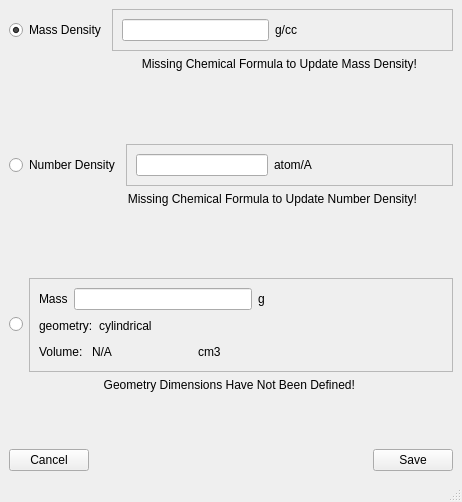
<?xml version="1.0" encoding="UTF-8"?>
<ui version="4.0">
 <class>MainWindow</class>
 <widget class="QMainWindow" name="MainWindow">
  <property name="windowModality">
   <enum>Qt::WindowModal</enum>
  </property>
  <property name="geometry">
   <rect>
    <x>0</x>
    <y>0</y>
    <width>462</width>
    <height>502</height>
   </rect>
  </property>
  <property name="windowTitle">
   <string>Mass Density | Neutron Density | Mass</string>
  </property>
  <property name="documentMode">
   <bool>true</bool>
  </property>
  <widget class="QWidget" name="centralwidget">
   <layout class="QVBoxLayout" name="verticalLayout_2">
    <item>
     <layout class="QHBoxLayout" name="horizontalLayout_6">
      <item>
       <widget class="QRadioButton" name="mass_density_radio_button">
        <property name="text">
         <string>Mass Density</string>
        </property>
        <property name="checked">
         <bool>true</bool>
        </property>
       </widget>
      </item>
      <item>
       <widget class="QFrame" name="frame">
        <property name="frameShape">
         <enum>QFrame::StyledPanel</enum>
        </property>
        <property name="frameShadow">
         <enum>QFrame::Raised</enum>
        </property>
        <layout class="QHBoxLayout" name="horizontalLayout_3">
         <item>
          <widget class="QLineEdit" name="mass_density_line_edit"/>
         </item>
         <item>
          <widget class="QLabel" name="mass_density_label">
           <property name="text">
            <string>g/cc</string>
           </property>
          </widget>
         </item>
         <item>
          <spacer name="horizontalSpacer">
           <property name="orientation">
            <enum>Qt::Horizontal</enum>
           </property>
           <property name="sizeHint" stdset="0">
            <size>
             <width>112</width>
             <height>20</height>
            </size>
           </property>
          </spacer>
         </item>
        </layout>
       </widget>
      </item>
     </layout>
    </item>
    <item>
     <layout class="QHBoxLayout" name="horizontalLayout_9">
      <item>
       <widget class="QLabel" name="mass_density_error_message">
        <property name="sizePolicy">
         <sizepolicy hsizetype="Expanding" vsizetype="Preferred">
          <horstretch>0</horstretch>
          <verstretch>0</verstretch>
         </sizepolicy>
        </property>
        <property name="text">
         <string>Missing Chemical Formula to Update Mass Density!</string>
        </property>
        <property name="alignment">
         <set>Qt::AlignRight|Qt::AlignTop|Qt::AlignTrailing</set>
        </property>
       </widget>
      </item>
      <item>
       <widget class="QLabel" name="label_7">
        <property name="minimumSize">
         <size>
          <width>30</width>
          <height>30</height>
         </size>
        </property>
        <property name="maximumSize">
         <size>
          <width>30</width>
          <height>30</height>
         </size>
        </property>
        <property name="text">
         <string/>
        </property>
       </widget>
      </item>
     </layout>
    </item>
    <item>
     <spacer name="verticalSpacer_2">
      <property name="orientation">
       <enum>Qt::Vertical</enum>
      </property>
      <property name="sizeHint" stdset="0">
       <size>
        <width>441</width>
        <height>25</height>
       </size>
      </property>
     </spacer>
    </item>
    <item>
     <layout class="QHBoxLayout" name="horizontalLayout_7">
      <item>
       <widget class="QRadioButton" name="number_density_radio_button">
        <property name="text">
         <string>Number Density</string>
        </property>
       </widget>
      </item>
      <item>
       <widget class="QFrame" name="frame_2">
        <property name="frameShape">
         <enum>QFrame::StyledPanel</enum>
        </property>
        <property name="frameShadow">
         <enum>QFrame::Raised</enum>
        </property>
        <layout class="QHBoxLayout" name="horizontalLayout_4">
         <item>
          <widget class="QLineEdit" name="number_density_line_edit"/>
         </item>
         <item>
          <widget class="QLabel" name="number_density_units">
           <property name="text">
            <string>atom/A</string>
           </property>
          </widget>
         </item>
         <item>
          <spacer name="horizontalSpacer_2">
           <property name="orientation">
            <enum>Qt::Horizontal</enum>
           </property>
           <property name="sizeHint" stdset="0">
            <size>
             <width>69</width>
             <height>20</height>
            </size>
           </property>
          </spacer>
         </item>
        </layout>
       </widget>
      </item>
     </layout>
    </item>
    <item>
     <layout class="QHBoxLayout" name="horizontalLayout_10">
      <item>
       <widget class="QLabel" name="number_density_error_message">
        <property name="sizePolicy">
         <sizepolicy hsizetype="Expanding" vsizetype="Preferred">
          <horstretch>0</horstretch>
          <verstretch>0</verstretch>
         </sizepolicy>
        </property>
        <property name="text">
         <string>Missing Chemical Formula to Update Number Density!</string>
        </property>
        <property name="alignment">
         <set>Qt::AlignRight|Qt::AlignTop|Qt::AlignTrailing</set>
        </property>
       </widget>
      </item>
      <item>
       <widget class="QLabel" name="label_10">
        <property name="minimumSize">
         <size>
          <width>30</width>
          <height>30</height>
         </size>
        </property>
        <property name="maximumSize">
         <size>
          <width>30</width>
          <height>30</height>
         </size>
        </property>
        <property name="text">
         <string/>
        </property>
       </widget>
      </item>
     </layout>
    </item>
    <item>
     <spacer name="verticalSpacer_3">
      <property name="orientation">
       <enum>Qt::Vertical</enum>
      </property>
      <property name="sizeHint" stdset="0">
       <size>
        <width>441</width>
        <height>26</height>
       </size>
      </property>
     </spacer>
    </item>
    <item>
     <layout class="QHBoxLayout" name="horizontalLayout_8">
      <item>
       <widget class="QRadioButton" name="mass_geometry_radio_button">
        <property name="text">
         <string/>
        </property>
       </widget>
      </item>
      <item>
       <widget class="QFrame" name="frame_3">
        <property name="frameShape">
         <enum>QFrame::StyledPanel</enum>
        </property>
        <property name="frameShadow">
         <enum>QFrame::Raised</enum>
        </property>
        <layout class="QHBoxLayout" name="horizontalLayout_5">
         <item>
          <layout class="QVBoxLayout" name="verticalLayout">
           <item>
            <layout class="QHBoxLayout" name="horizontalLayout">
             <item>
              <widget class="QLabel" name="label_3">
               <property name="text">
                <string>Mass</string>
               </property>
              </widget>
             </item>
             <item>
              <widget class="QLineEdit" name="mass_line_edit"/>
             </item>
             <item>
              <widget class="QLabel" name="label_4">
               <property name="text">
                <string>g</string>
               </property>
              </widget>
             </item>
             <item>
              <spacer name="horizontalSpacer_3">
               <property name="orientation">
                <enum>Qt::Horizontal</enum>
               </property>
               <property name="sizeHint" stdset="0">
                <size>
                 <width>40</width>
                 <height>20</height>
                </size>
               </property>
              </spacer>
             </item>
            </layout>
           </item>
           <item>
            <layout class="QHBoxLayout" name="horizontalLayout_2">
             <item>
              <widget class="QLabel" name="label_5">
               <property name="text">
                <string>geometry:</string>
               </property>
              </widget>
             </item>
             <item>
              <widget class="QLabel" name="geometry_label">
               <property name="text">
                <string>cylindrical</string>
               </property>
              </widget>
             </item>
             <item>
              <spacer name="horizontalSpacer_4">
               <property name="orientation">
                <enum>Qt::Horizontal</enum>
               </property>
               <property name="sizeHint" stdset="0">
                <size>
                 <width>40</width>
                 <height>20</height>
                </size>
               </property>
              </spacer>
             </item>
            </layout>
           </item>
           <item>
            <layout class="QHBoxLayout" name="horizontalLayout_11">
             <item>
              <widget class="QLabel" name="label">
               <property name="text">
                <string>Volume: </string>
               </property>
              </widget>
             </item>
             <item>
              <widget class="QLabel" name="volume_label">
               <property name="sizePolicy">
                <sizepolicy hsizetype="Preferred" vsizetype="Preferred">
                 <horstretch>0</horstretch>
                 <verstretch>0</verstretch>
                </sizepolicy>
               </property>
               <property name="minimumSize">
                <size>
                 <width>100</width>
                 <height>0</height>
                </size>
               </property>
               <property name="text">
                <string>N/A</string>
               </property>
              </widget>
             </item>
             <item>
              <widget class="QLabel" name="volume_units">
               <property name="text">
                <string>cm3</string>
               </property>
              </widget>
             </item>
             <item>
              <spacer name="horizontalSpacer_5">
               <property name="orientation">
                <enum>Qt::Horizontal</enum>
               </property>
               <property name="sizeHint" stdset="0">
                <size>
                 <width>40</width>
                 <height>20</height>
                </size>
               </property>
              </spacer>
             </item>
            </layout>
           </item>
          </layout>
         </item>
        </layout>
       </widget>
      </item>
     </layout>
    </item>
    <item>
     <widget class="QLabel" name="mass_error_message">
      <property name="sizePolicy">
       <sizepolicy hsizetype="Expanding" vsizetype="Preferred">
        <horstretch>0</horstretch>
        <verstretch>0</verstretch>
       </sizepolicy>
      </property>
      <property name="text">
       <string>Geometry Dimensions Have Not Been Defined! </string>
      </property>
      <property name="alignment">
       <set>Qt::AlignHCenter|Qt::AlignTop</set>
      </property>
     </widget>
    </item>
    <item>
     <spacer name="verticalSpacer">
      <property name="orientation">
       <enum>Qt::Vertical</enum>
      </property>
      <property name="sizeHint" stdset="0">
       <size>
        <width>441</width>
        <height>17</height>
       </size>
      </property>
     </spacer>
    </item>
    <item>
     <layout class="QHBoxLayout" name="horizontalLayout_12">
      <item>
       <widget class="QPushButton" name="cancel">
        <property name="text">
         <string>Cancel</string>
        </property>
       </widget>
      </item>
      <item>
       <spacer name="horizontalSpacer_6">
        <property name="orientation">
         <enum>Qt::Horizontal</enum>
        </property>
        <property name="sizeHint" stdset="0">
         <size>
          <width>40</width>
          <height>20</height>
         </size>
        </property>
       </spacer>
      </item>
      <item>
       <widget class="QPushButton" name="ok">
        <property name="text">
         <string>Save</string>
        </property>
       </widget>
      </item>
     </layout>
    </item>
   </layout>
  </widget>
  <widget class="QMenuBar" name="menubar">
   <property name="geometry">
    <rect>
     <x>0</x>
     <y>0</y>
     <width>462</width>
     <height>22</height>
    </rect>
   </property>
  </widget>
  <widget class="QStatusBar" name="statusbar"/>
 </widget>
 <tabstops>
  <tabstop>mass_density_radio_button</tabstop>
  <tabstop>number_density_radio_button</tabstop>
  <tabstop>mass_geometry_radio_button</tabstop>
  <tabstop>mass_density_line_edit</tabstop>
  <tabstop>number_density_line_edit</tabstop>
  <tabstop>mass_line_edit</tabstop>
  <tabstop>ok</tabstop>
  <tabstop>cancel</tabstop>
 </tabstops>
 <resources/>
 <connections>
  <connection>
   <sender>ok</sender>
   <signal>clicked()</signal>
   <receiver>MainWindow</receiver>
   <slot>accept()</slot>
   <hints>
    <hint type="sourcelabel">
     <x>399</x>
     <y>459</y>
    </hint>
    <hint type="destinationlabel">
     <x>318</x>
     <y>461</y>
    </hint>
   </hints>
  </connection>
  <connection>
   <sender>number_density_radio_button</sender>
   <signal>clicked()</signal>
   <receiver>MainWindow</receiver>
   <slot>radio_button_changed()</slot>
   <hints>
    <hint type="sourcelabel">
     <x>65</x>
     <y>177</y>
    </hint>
    <hint type="destinationlabel">
     <x>62</x>
     <y>140</y>
    </hint>
   </hints>
  </connection>
  <connection>
   <sender>number_density_line_edit</sender>
   <signal>returnPressed()</signal>
   <receiver>MainWindow</receiver>
   <slot>number_density_value_changed()</slot>
   <hints>
    <hint type="sourcelabel">
     <x>208</x>
     <y>179</y>
    </hint>
    <hint type="destinationlabel">
     <x>255</x>
     <y>134</y>
    </hint>
   </hints>
  </connection>
  <connection>
   <sender>mass_line_edit</sender>
   <signal>returnPressed()</signal>
   <receiver>MainWindow</receiver>
   <slot>mass_value_changed()</slot>
   <hints>
    <hint type="sourcelabel">
     <x>143</x>
     <y>309</y>
    </hint>
    <hint type="destinationlabel">
     <x>144</x>
     <y>266</y>
    </hint>
   </hints>
  </connection>
  <connection>
   <sender>mass_geometry_radio_button</sender>
   <signal>clicked()</signal>
   <receiver>MainWindow</receiver>
   <slot>radio_button_changed()</slot>
   <hints>
    <hint type="sourcelabel">
     <x>17</x>
     <y>337</y>
    </hint>
    <hint type="destinationlabel">
     <x>17</x>
     <y>380</y>
    </hint>
   </hints>
  </connection>
  <connection>
   <sender>mass_density_radio_button</sender>
   <signal>clicked()</signal>
   <receiver>MainWindow</receiver>
   <slot>radio_button_changed()</slot>
   <hints>
    <hint type="sourcelabel">
     <x>50</x>
     <y>58</y>
    </hint>
    <hint type="destinationlabel">
     <x>24</x>
     <y>74</y>
    </hint>
   </hints>
  </connection>
  <connection>
   <sender>mass_density_line_edit</sender>
   <signal>returnPressed()</signal>
   <receiver>MainWindow</receiver>
   <slot>mass_density_value_changed()</slot>
   <hints>
    <hint type="sourcelabel">
     <x>185</x>
     <y>60</y>
    </hint>
    <hint type="destinationlabel">
     <x>228</x>
     <y>27</y>
    </hint>
   </hints>
  </connection>
  <connection>
   <sender>cancel</sender>
   <signal>clicked()</signal>
   <receiver>MainWindow</receiver>
   <slot>reject()</slot>
   <hints>
    <hint type="sourcelabel">
     <x>65</x>
     <y>456</y>
    </hint>
    <hint type="destinationlabel">
     <x>150</x>
     <y>457</y>
    </hint>
   </hints>
  </connection>
 </connections>
 <slots>
  <slot>accept()</slot>
  <slot>radio_button_changed()</slot>
  <slot>number_density_value_changed()</slot>
  <slot>mass_value_changed()</slot>
  <slot>mass_density_value_changed()</slot>
  <slot>reject()</slot>
 </slots>
</ui>
